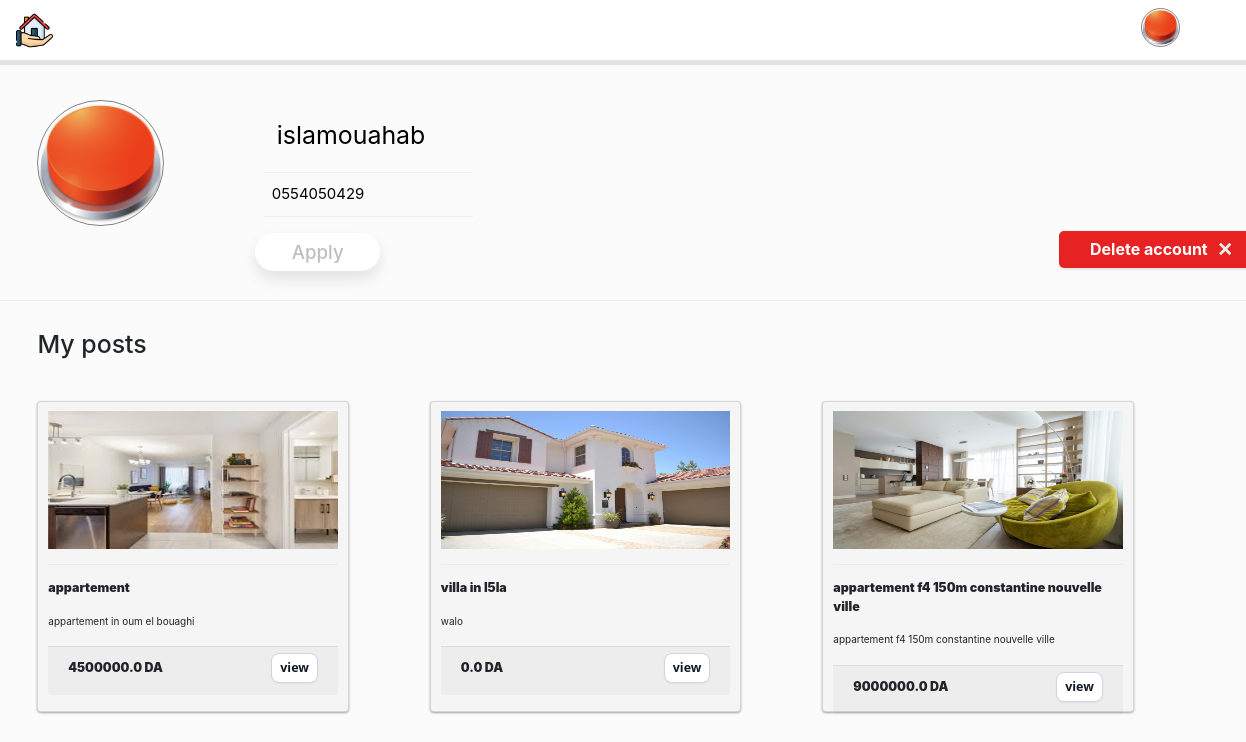
Before: /real_estate/profile/1 (signed in) with the older database file.
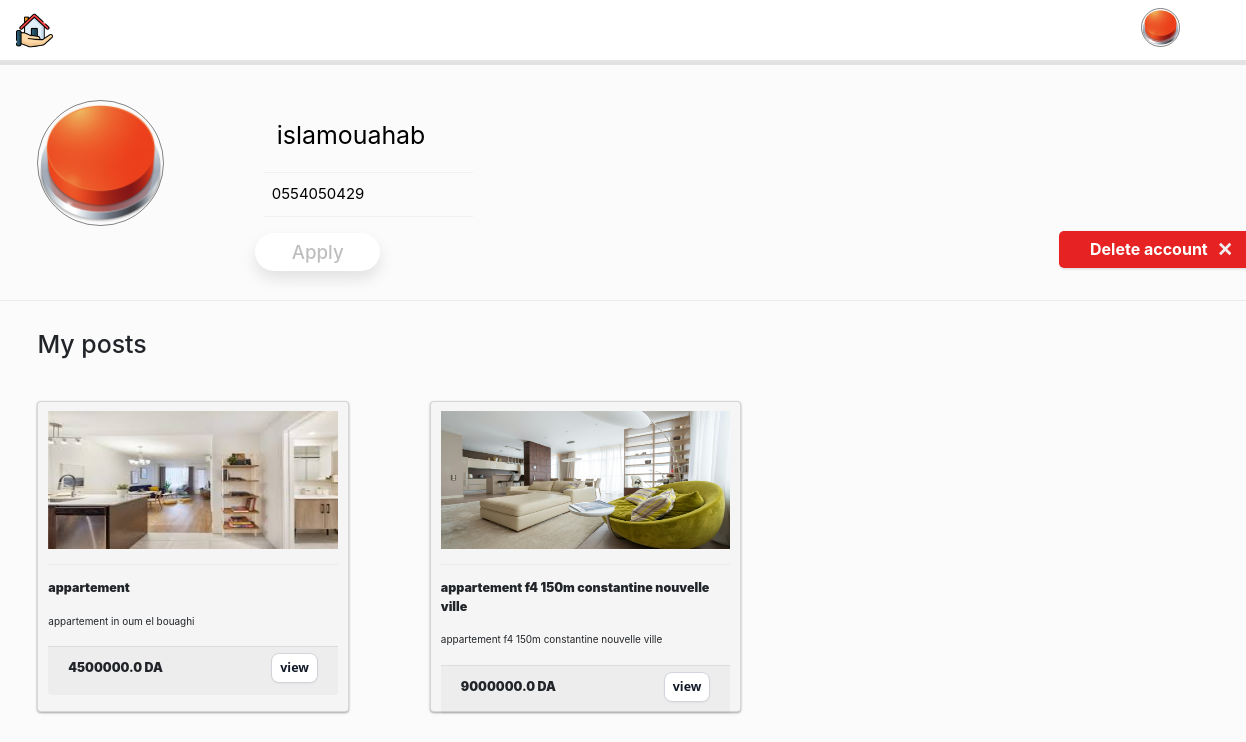
After: the same page with the newer database file.
### main/models.py (models this page shows, shortened)
class post(models.Model):
    user_id = models.ForeignKey("custom_user",on_delete=models.CASCADE)
    title = models.CharField(max_length=256)
    space = models.FloatField()
    floor_num = models.IntegerField()
    description = models.CharField(max_length=1024)
    price = models.FloatField()
    location = models.CharField(max_length=256)

class media_files(models.Model):
    post_id = models.ForeignKey("post",on_delete=models.CASCADE)
    path = models.ImageField(upload_to='post_pics/')

### main/views.py (the view)
def profile(request , user_id):
   if request.user.is_authenticated:
      if request.user.id != user_id:
         User = custom_user.objects.get(pk=user_id)
         owner = False
      else:
         User = None
         owner = True
      Posts = post.objects.prefetch_related('media_files_set').filter(user_id=user_id)
      max_length = 120
      description  = [post.description[:max_length]+ '...' if len(post.description)>max_length else post.description for post in Posts]
      return render(request , 'profile.html',{'alert':False,'owner':owner,'User':User,'posts':zip(Posts,description)})
   else:
      return HttpResponseRedirect(reverse('login'))

### main/templates/profile.html (shortened to what this page needs)
{% load static %}
<!DOCTYPE html>
<html lang="en">
<head>
    <link rel="stylesheet" href="https://cdn.jsdelivr.net/npm/bootstrap@4.4.1/dist/css/bootstrap.min.css">
    <link rel="stylesheet" href="{% static 'css/home.css' %}">
    <link rel="stylesheet" href="{% static 'css/profile.css' %}">
</head>
<body style="background-color:rgba(0, 0, 0, 0.015);">
  <div class="navbar">
    <a href="{% url 'home'%}"><img src="{% static 'public/external/brand.png' %}" ></a>
    <div class="action-bar" style="justify-content:flex-end">
    <div class="account-container">
       <div class="">
      <div class="dropdown">
        <button class="account" type ="button" data-bs-toggle="dropdown" aria-expanded="false"><img src={% if user.profile_pic %}{%if user.profile_pic.url %}'{{user.profile_pic.url}}'{%else%}"{% static 'public/external/no-user.png' %}" {%endif%}{%endif%} alt=""></button>
      </div>
    </div>
    </div>
  </div>
  </div>
  {% if owner %}
  <div class="info-container">
    <form action="{% url 'update_profile' user.id %}" method="post" enctype="multipart/form-data">
    <div class="profile-pic">
       <button class="account"  type ="button" id="profile-pic"> <img src={% if user.profile_pic %}{%if user.profile_pic.url %}'{{user.profile_pic.url}}'{%else%}"{% static 'public/external/no-user.png' %}" {%endif%}{%endif%} alt=""></button>
    </div>
    <div class="user-des">
        <ul>
            <input type="text" name="username" value="{{user.username}}" class="username" >
            <input type="text" name="phone_num" value="{{user.phone_num}}" class="phone_num">
        </ul>
        <button type="submit" class="apply">Apply</button>
    </div>
      </form>
      <div class="delete-div">
        <a href="{% url 'delete_user' user.id%}"><button class="delete"><span class="text">Delete account</span><span class="icon"><svg xmlns="http://www.w3.org/2000/svg" width="24" height="24" viewBox="0 0 24 24"><path d="M24 20.188l-8.315-8.209 8.2-8.282-3.697-3.697-8.212 8.318-8.31-8.203-3.666 3.666 8.321 8.24-8.206 8.313 3.666 3.666 8.237-8.318 8.285 8.203z"></path></svg></span></button></a>
      </div>
    </div>
    <br>
<hr class="dropdown-divider">
<p style="font-weight:500;font-size:2vw;margin-left:3vw;margin-top:2vw">My posts</p>
<div class="cards">
  {%for post,description in posts%}
  <div class="card">
    <div class="card-img"><img src="{{post.media_files_set.first.path.url}}" alt=""></div>
    <hr class="dropdown-divider">
    <div class="card-info">
      <p class="text-title">{{post.title}} </p>
      <p class="text-body">{{description}}</p>
    </div>
    <div class="card-footer">
    <span class="text-title">{{post.price}} DA</span>
    <a href="{% url 'show post' post.id%}"><button class="view-item">view</button></a>
  </div>
</div>
{%endfor%}
</div>
{% endif %}
  </body>
</html>

Changed rows visible on the page:
removed post: media_files_set.first.path (picture), title "villa in l5la", description "walo", price "0.0"
